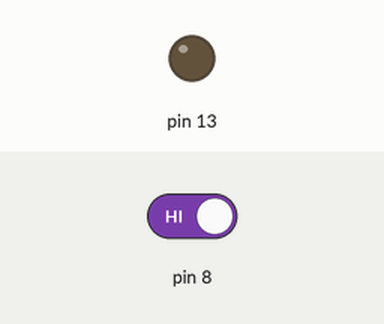
Simulated run of this sketch. Board: Arduino Uno, built with avr-gcc and run on an emulated ATmega328P. Parts: output pins drawn as LEDs (lit = HIGH). The test bench sets the inputs (shaded band); at power-on: pin 8 HIGH.

Above: at 1.2 s.
1.3 s: pin 8 driven LOW
At 2.2 s:
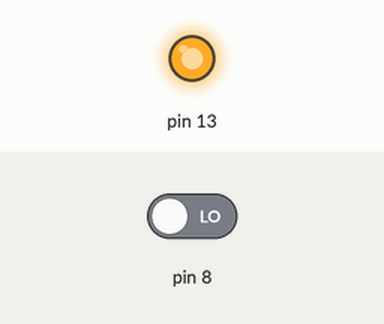
Timing chart, 0 to 4.3 s (numbered marks = the images above; inputs shaded):
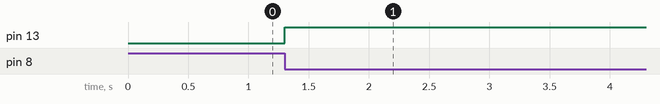

The sketch:

LAB.06.01.ino
```cpp
void setup()
{ 
pinMode(8,INPUT);
pinMode(13,OUTPUT);
Serial.begin(9600);
} 

void loop()
{
static int state=0;
if(digitalRead(8)==LOW)
{
  if(state==0)
  {
    digitalWrite(13,LOW);
  }
  else(digitalWrite(13,HIGH));
}

if(digitalRead(8)==HIGH)
{
  delay(10);
  if(state==0,digitalRead(13)==LOW)
  {
    state=1;
  }
  else(state=0);
}

}
```

Measured:
- after the input at 1.3 s, pin 13: LOW → HIGH at once
